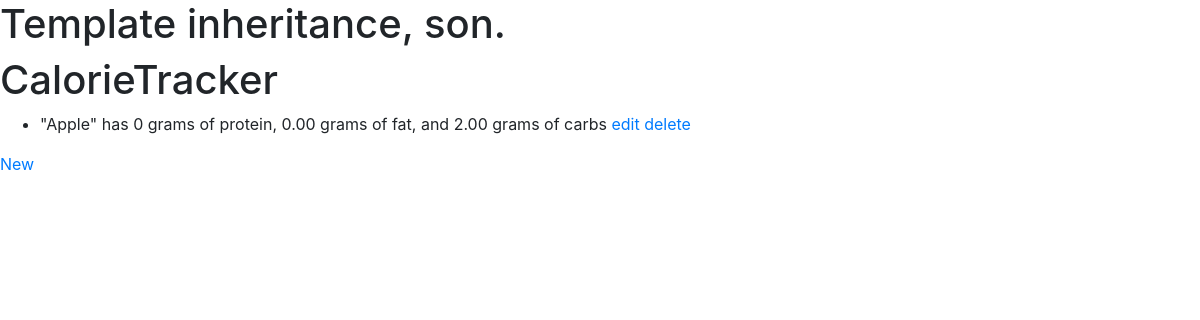
The page / on the database its author committed.
### CalorieTracker/models.py (models this page shows, shortened)
class FoodDescription(models.Model):
    long_desc = models.CharField(max_length=200, null=True, help_text='200-character description of food item.')
    short_desc = models.CharField(max_length=60, null=True, help_text='60-character abbreviated description of food item. Generated from the 200-character description using abbreviations in Appendix A. If short description is longer than 60 characters, additional abbreviations are made.')
    com_name = models.CharField(max_length=100, null=True, blank=True, help_text='Other names commonly used to describe a food, including local or regional names for various foods, for example, “soda” or “pop” for “carbonated beverages.”')
    manufacturer_name = models.CharField(max_length=65, null=True, blank=True, help_text='Indicates the company that manufactured the product, when appropriate.')
    protein_factor = models.IntegerField(null=True, help_text='Factor for calculating calories from protein (see p. 14).')
    fat_factor = models.DecimalField(max_digits=6, decimal_places=2, null=True, blank=True, help_text='Factor for calculating calories from fat (see p. 14).')
    cho_factor = models.DecimalField(max_digits=6, decimal_places=2, null=True, blank=True, help_text='Factor for calculating calories from carbohydrate (see p. 14).')

### CalorieTracker/views.py (the view)
# urls.py: url(r'^$', views.FoodDescriptionList.as_view(), name='fooddescription_list'),
class FoodDescriptionList(ListView):
    model = models.FoodDescription

### CalorieTracker/templates/CalorieTracker/fooddescription_list.html
{% extends 'CalorieTracker/base.html' %}
{% block content %}
<h1>CalorieTracker</h1>
<ul>
    {% for fooddescription in object_list %}
    <li>"{{ fooddescription.com_name }}" has {{ fooddescription.protein_factor }} grams of protein, {{ fooddescription.fat_factor }} grams of fat, and {{ fooddescription.cho_factor }} grams of carbs
    <a href="{% url 'fooddescription_edit' fooddescription.id %}">edit</a>
    <a href="{% url 'fooddescription_delete' fooddescription.id %}">delete</a>
    </li>
    {% endfor %}
</ul>
<a href="{% url 'fooddescription_new' %}">New</a>
{% endblock %}

### rows shown on the page
FoodDescription: com_name "Apple", protein_factor "0", fat_factor "0.00", cho_factor "2.00"
